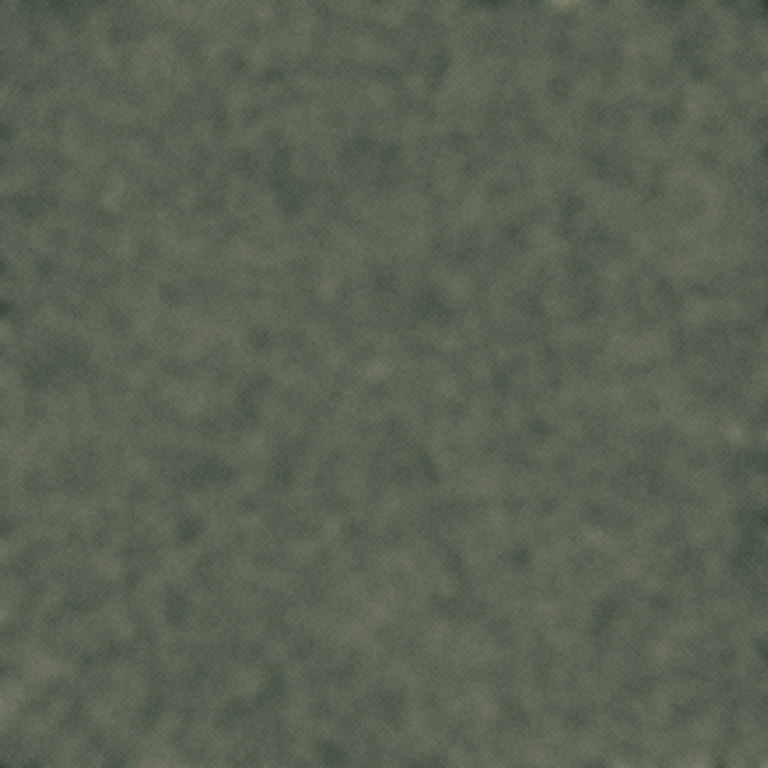
#> input picture dist/assets/materials/character/premium/jacket_field_base.jpg, 768 x 768 px, found by its file name
$ python build_reference_survivor_suit_v160.py
#> lines starting #> are read from the running program, lines starting #| are printed output that depends on the picture
#!/usr/bin/env python3
"""Organic wearable shell pieces mounted to the existing articulated survivor.
Produces GLB cloth geometry (not screenshots/decoration) for torso, sleeve, thigh,
and calf. The original joints keep their sit/walk/guitar/radio animation.
"""
from pathlib import Path
import numpy as np
from PIL import Image
import trimesh
from trimesh.visual.texture import TextureVisuals
from trimesh.visual.material import PBRMaterial
R=Path(__file__).resolve().parent.parent
T=R/'public/assets/materials/character/premium/jacket_field_base.jpg'
BASE=Image.open(T).convert('RGB').resize((1024,1024),Image.Resampling.LANCZOS)
# Original ground color: weathered olive forest green, not cartoon neon camouflage.
a=np.asarray(BASE).astype(float)
a=np.clip(a*.72+np.array([69.,77.,59.]).reshape(1,1,3)*.28,0,255).astype('uint8')
map_img=Image.fromarray(a)
map_img.save(R/'public/assets/character/ref/field_suit_v160.jpg',quality=91)
# Tangent-space cloth micro normal (subtle weave rather than generic flat plastic).
# This does not produce geometry displacement; the rounded garment geometry
# already carries the silhouette and folds, while PBR normal adds fine texture.
hw=512
y,x=np.mgrid[:hw,:hw]
weave=(np.sin(x*2*np.pi/5)*.34+np.sin(y*2*np.pi/7)*.28)+np.random.default_rng(416).normal(0,.17,(hw,hw))
dy,dx=np.gradient(weave)
n=np.dstack([-dx*.18,-dy*.18,np.ones_like(dx)])
n/=np.linalg.norm(n,axis=2,keepdims=True)
normal=Image.fromarray(np.uint8(np.clip(n*.5+.5,0,1)*255),'RGB')
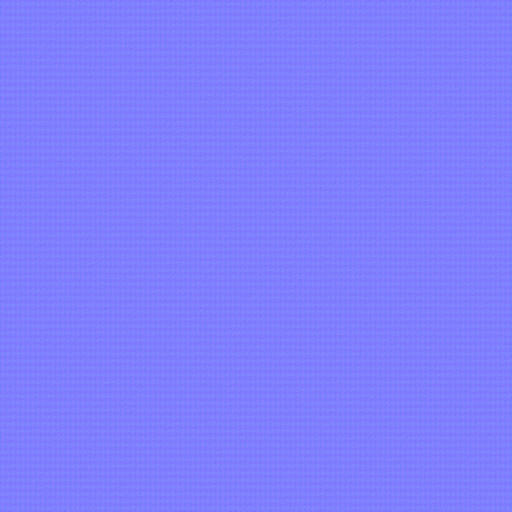
#> normal: PIL image 512x512 RGB; mean R, G, B 127, 127, 254
normal.save(R/'public/assets/character/ref/field_suit_normal_v160.png',optimize=True)
#> (the run stopped early here; a loop or call above may not have finished)
